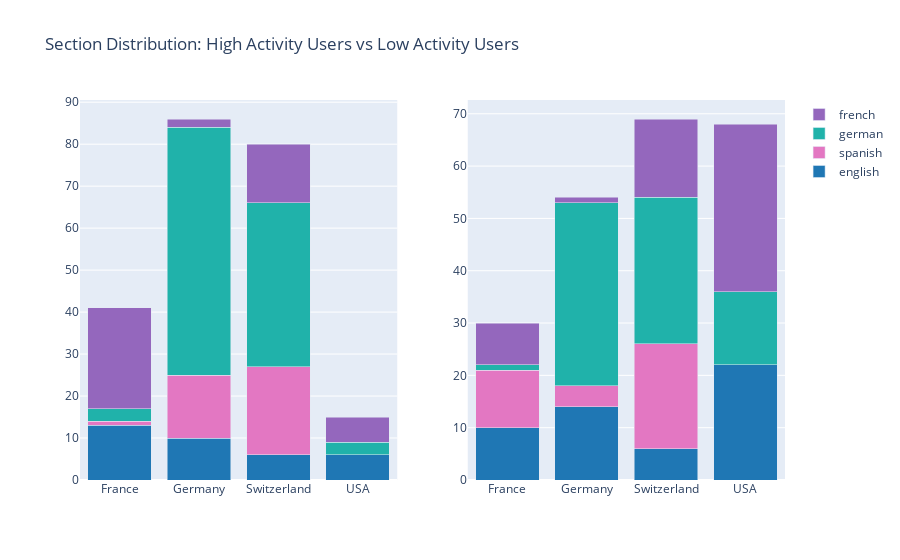

The cell this chart's notebook holds for it:
### Code cell
active_section_analysis=ps.sqldf("""select country,section,count(*) as no_of_users
         from output_df where "Activity Level" = "High" group by 1,2""")

inactive_section_analysis=ps.sqldf("""select country,section,count(*) as no_of_users
         from output_df where "Activity Level" = "Very low" group by 1,2""")

x=active_section_analysis['country'].unique()
fig = make_subplots(rows=1, cols=2, shared_yaxes=False,)

fig.add_trace(go.Bar(x=x, y=active_section_analysis[active_section_analysis['section'] == 'english']["no_of_users"], name='english',  marker_color='#1f77b4'),1,1)
fig.add_trace(go.Bar(x=x, y=active_section_analysis[active_section_analysis['section'] == 'spanish']["no_of_users"], name='spanish',  marker_color='#e377c2'),1,1)
fig.add_trace(go.Bar(x=x, y=active_section_analysis[active_section_analysis['section'] == 'german']["no_of_users"], name='german',  marker_color='#20b2aa'),1,1)
fig.add_trace(go.Bar(x=x, y=active_section_analysis[active_section_analysis['section'] == 'french']["no_of_users"], name='french',  marker_color='#9467bd'),1,1)

x=inactive_section_analysis['country'].unique()
fig.add_trace(go.Bar(x=x, y=inactive_section_analysis[inactive_section_analysis['section'] == 'english']["no_of_users"], name='english',marker_color='#1f77b4',showlegend=False),1,2)
fig.add_trace(go.Bar(x=x, y=inactive_section_analysis[inactive_section_analysis['section'] == 'spanish']["no_of_users"], name='spanish',marker_color='#e377c2',showlegend=False),1,2)
fig.add_trace(go.Bar(x=x, y=inactive_section_analysis[inactive_section_analysis['section'] == 'german']["no_of_users"], name='german',marker_color='#20b2aa',showlegend=False),1,2)
fig.add_trace(go.Bar(x=x, y=inactive_section_analysis[inactive_section_analysis['section'] == 'french']["no_of_users"], name='french',marker_color='#9467bd',showlegend=False),1,2)


fig.update_layout(title="Section Distribution: High Activity Users vs Low Activity Users",barmode='stack', xaxis={'categoryorder':'array', 'categoryarray':inactive_section_analysis['country'].unique()})
fig.show()

### Figure 1 — Plotly figure (JSON) as saved in the notebook; plotly's stock layout.template omitted (floating-point values rounded to 4 significant figures)
{"data": [{"marker": {"color": "#1f77b4"}, "name": "english", "type": "bar", "x": ["France", "Germany", "Switzerland", "USA"], "xaxis": "x", "y": [13, 10, 6, 6], "yaxis": "y"}, {"marker": {"color": "#e377c2"}, "name": "spanish", "type": "bar", "x": ["France", "Germany", "Switzerland", "USA"], "xaxis": "x", "y": [1, 15, 21], "yaxis": "y"}, {"marker": {"color": "#20b2aa"}, "name": "german", "type": "bar", "x": ["France", "Germany", "Switzerland", "USA"], "xaxis": "x", "y": [3, 59, 39, 3], "yaxis": "y"}, {"marker": {"color": "#9467bd"}, "name": "french", "type": "bar", "x": ["France", "Germany", "Switzerland", "USA"], "xaxis": "x", "y": [24, 2, 14, 6], "yaxis": "y"}, {"marker": {"color": "#1f77b4"}, "name": "english", "showlegend": false, "type": "bar", "x": ["France", "Germany", "Switzerland", "USA"], "xaxis": "x2", "y": [10, 14, 6, 22], "yaxis": "y2"}, {"marker": {"color": "#e377c2"}, "name": "spanish", "showlegend": false, "type": "bar", "x": ["France", "Germany", "Switzerland", "USA"], "xaxis": "x2", "y": [11, 4, 20], "yaxis": "y2"}, {"marker": {"color": "#20b2aa"}, "name": "german", "showlegend": false, "type": "bar", "x": ["France", "Germany", "Switzerland", "USA"], "xaxis": "x2", "y": [1, 35, 28, 14], "yaxis": "y2"}, {"marker": {"color": "#9467bd"}, "name": "french", "showlegend": false, "type": "bar", "x": ["France", "Germany", "Switzerland", "USA"], "xaxis": "x2", "y": [8, 1, 15, 32], "yaxis": "y2"}], "layout": {"barmode": "stack", "title": {"text": "Section Distribution: High Activity Users vs Low Activity Users"}, "xaxis": {"anchor": "y", "categoryarray": ["France", "Germany", "Switzerland", "USA"], "categoryorder": "array", "domain": [0, 0.45]}, "xaxis2": {"anchor": "y2", "domain": [0.55, 1]}, "yaxis": {"anchor": "x", "domain": [0, 1]}, "yaxis2": {"anchor": "x2", "domain": [0, 1]}}}
